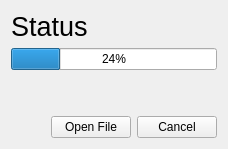
      <widget class="QWidget" name="update">
       <attribute name="title">
        <string>Update</string>
       </attribute>
       <layout class="QGridLayout" name="gridLayout_8">
        <item row="0" column="0">
         <layout class="QVBoxLayout" name="verticalLayout_6">
          <item>
           <widget class="QLabel" name="label_113">
            <property name="font">
             <font>
              <pointsize>20</pointsize>
             </font>
            </property>
            <property name="text">
             <string>Status</string>
            </property>
           </widget>
          </item>
          <item>
           <widget class="QProgressBar" name="progressBar">
            <property name="value">
             <number>24</number>
            </property>
           </widget>
          </item>
          <item>
           <spacer name="verticalSpacer_11">
            <property name="orientation">
             <enum>Qt::Vertical</enum>
            </property>
            <property name="sizeHint" stdset="0">
             <size>
              <width>20</width>
              <height>40</height>
             </size>
            </property>
           </spacer>
          </item>
          <item>
           <layout class="QHBoxLayout" name="horizontalLayout_12">
            <item>
             <spacer name="horizontalSpacer_6">
              <property name="orientation">
               <enum>Qt::Horizontal</enum>
              </property>
              <property name="sizeHint" stdset="0">
               <size>
                <width>40</width>
                <height>20</height>
               </size>
              </property>
             </spacer>
            </item>
            <item>
             <widget class="QPushButton" name="pushButton_4">
              <property name="text">
               <string>Open File</string>
              </property>
             </widget>
            </item>
            <item>
             <widget class="QPushButton" name="pushButton_5">
              <property name="text">
               <string>Cancel</string>
              </property>
             </widget>
            </item>
           </layout>
          </item>
         </layout>
        </item>
       </layout>
      </widget>
